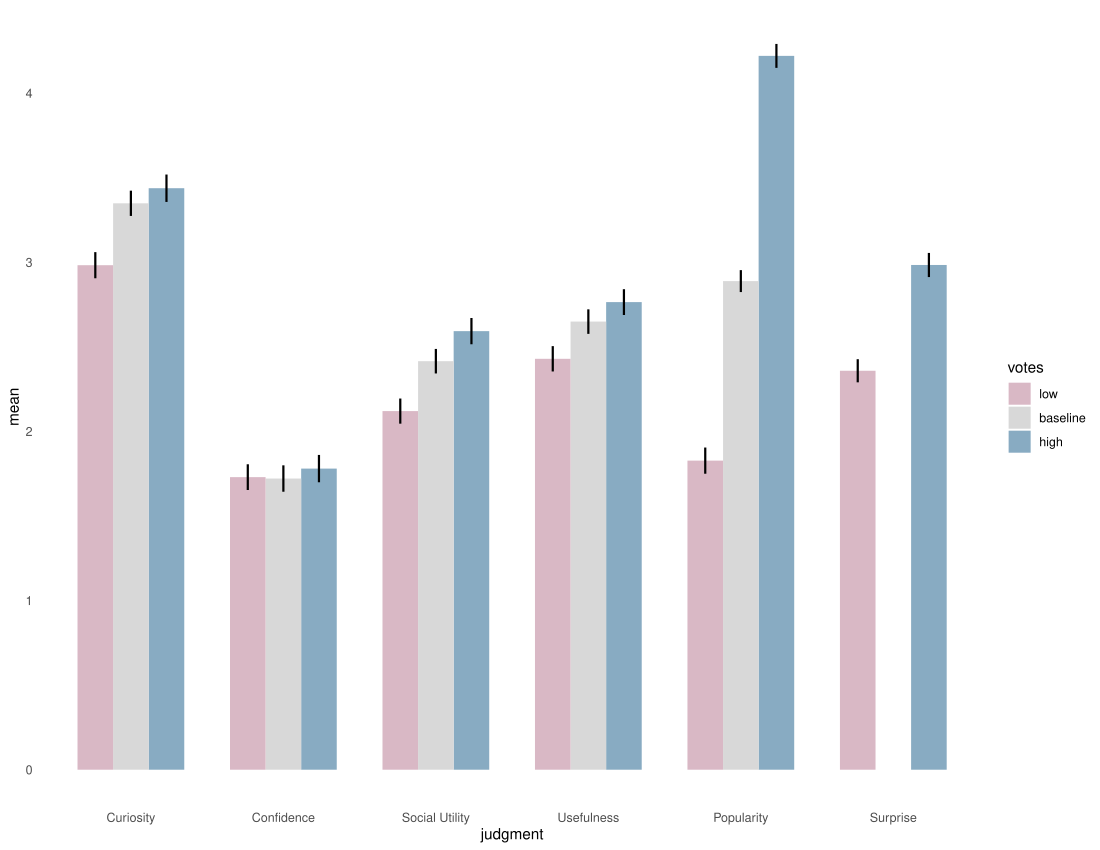

Generate this figure with R:
dodge <- position_dodge(width = 0.7)

graph <- data.frame(
	votes=factor(
		c(
		  "low", "low", "low", "low", "low", "low",
		  "baseline", "baseline", "baseline", "baseline", "baseline", "baseline",
			"high", "high", "high", "high", "high", "high"
		),
		levels=c("low", "baseline", "high")
	),
	judgment=factor(c(
		'Curiosity', 'Confidence', 'Usefulness',
		'Popularity', 'Surprise', 'Social Utility',
		'Curiosity', 'Confidence', 'Usefulness',
		'Popularity', 'Surprise', 'Social Utility',
		'Curiosity', 'Confidence', 'Usefulness',
		'Popularity', 'Surprise', 'Social Utility'
	), levels=c('Curiosity', 'Confidence', 'Social Utility', 'Usefulness', 'Popularity', 'Surprise')),
	mean=c(
	  2.983164983164984, 1.7299663299663297, 2.4296296296296296, 1.827609427609427, 2.358922558922558, 2.120538720538721,
	  3.349152542372882, 1.721694915254238, 2.649830508474576, 2.889152542372881, 0, 2.415593220338984,
	  3.4383838383838388, 1.7804713804713799, 2.7649831649831627, 4.22087542087542, 2.9845117845117857, 2.593265993265991
	),
	se=c(
	  0.07704766995023894, 0.0761468044766546, 0.07494190877181982, 0.0773848545844434, 0.06855260153760509, 0.07420865263871017,
	  0.07459157311856353, 0.07813852069409588, 0.07253521205245628, 0.06467555441801905, 0, 0.07264566557405276,
	  0.08113552957078504, 0.08088870837335543, 0.07629995629160503, 0.07084813180600136, 0.07135194230169387, 0.07778459263755035
	)
)

ggplot(
	data=graph,
	aes(x=judgment, y=mean, fill=votes)
) +
geom_bar(stat="identity", position = dodge, width=0.7) + 
geom_errorbar(
	aes(
		ymin=mean-se, ymax=mean+se),
		width=0,
		size=0.75,
		position=dodge#position_dodge(.9)
) + 
theme_minimal() +
  theme(panel.grid.major = element_blank(), panel.grid.minor = element_blank()) +
scale_fill_manual(values=c("#D9B8C5", "#D8D8D8", "#88ABC2"))
